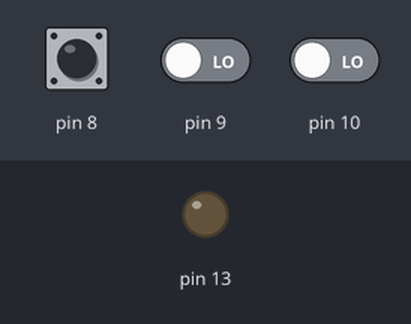
The sketch below on a simulated Arduino Uno, built with avr-gcc and run on an emulated ATmega328P. Shown: output pins drawn as LEDs (lit = HIGH). Dashed ring = blinking. The test bench sets the inputs (shaded band); at power-on: pin 8 LOW, pin 9 LOW, pin 10 LOW.

Above: at 1.2 s.
1.3 s: pin 8 pulsed HIGH 5 times (0.12 s each, 0.3 s apart)
At 1.58 s:
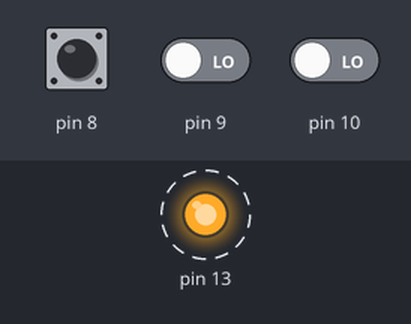
At 3.7 s:
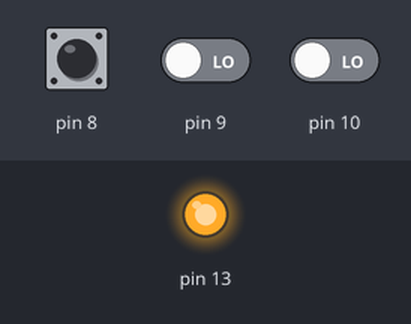
Timing chart, 0 to 5.2 s (numbered marks = the images above; inputs shaded):
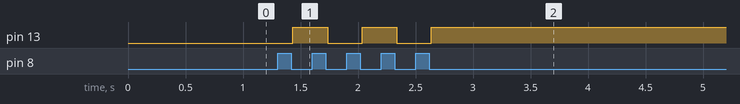

The sketch:

Activity2.ino
```cpp
short input[3];
short stats[3];
short check[3];
short led = 0;

void setup() {
  for(int i=0; i<3; i++) check[i] = 0;
  for(int i=8; i<=10; i++) pinMode(i, INPUT);
  pinMode(13, OUTPUT);
  Serial.begin(9600);
}

void loop() {
  for(int i=8; i<=10; i++) input[i-8] = digitalRead(i);
  delay(10);
  for(int i=0; i<3; i++){

    if(stats[i]==1 && input[i]==0){

      if(check[i]==1 && led==1){
        check[i] = 0;
        led = 0;
        continue;
      }

      if(check[i]==0 && led==0){
        check[i] = 1;
        led = 1;
      }
    }
  }
  for(int i=0; i<3; i++) stats[i] = input[i];
  digitalWrite(13, led);
}
```

Measured:
- after the input at 1.3 s, pin 13: alternates HIGH for 0.30 s and LOW for 0.30 s, 5 changes in all, then stays HIGH, starting after 0.13 s
